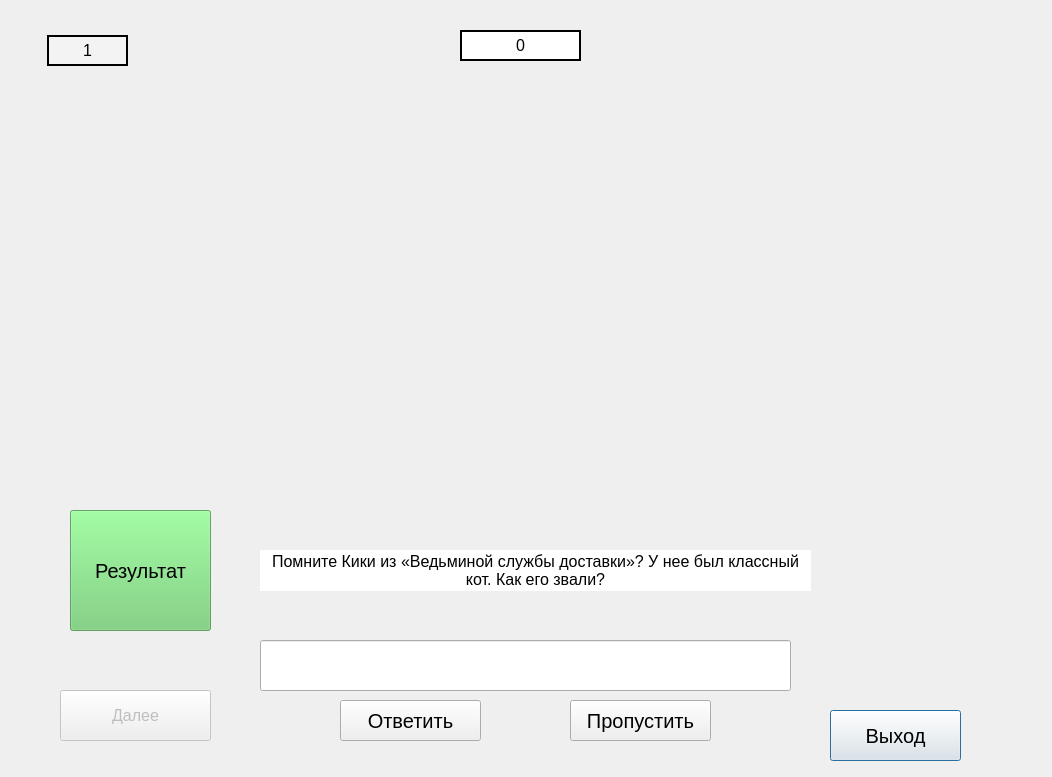
<?xml version="1.0" encoding="UTF-8"?>
<ui version="4.0">
 <class>SecondW</class>
 <widget class="QDialog" name="SecondW">
  <property name="geometry">
   <rect>
    <x>0</x>
    <y>0</y>
    <width>1052</width>
    <height>777</height>
   </rect>
  </property>
  <property name="windowTitle">
   <string>Dialog</string>
  </property>
  <widget class="QStackedWidget" name="stackedWidget">
   <property name="geometry">
    <rect>
     <x>160</x>
     <y>70</y>
     <width>751</width>
     <height>541</height>
    </rect>
   </property>
   <property name="currentIndex">
    <number>5</number>
   </property>
   <widget class="QWidget" name="page">
    <widget class="QLabel" name="image">
     <property name="geometry">
      <rect>
       <x>130</x>
       <y>20</y>
       <width>501</width>
       <height>441</height>
      </rect>
     </property>
     <property name="text">
      <string/>
     </property>
     <property name="pixmap">
      <pixmap resource="myPro.qrc">:/1.jpeg</pixmap>
     </property>
    </widget>
    <widget class="QLabel" name="question">
     <property name="geometry">
      <rect>
       <x>100</x>
       <y>480</y>
       <width>551</width>
       <height>41</height>
      </rect>
     </property>
     <property name="font">
      <font>
       <pointsize>12</pointsize>
      </font>
     </property>
     <property name="styleSheet">
      <string notr="true">background-color: rgb(255, 255, 255);</string>
     </property>
     <property name="frameShape">
      <enum>QFrame::Box</enum>
     </property>
     <property name="lineWidth">
      <number>2</number>
     </property>
     <property name="text">
      <string>У анимационной студии &quot;GHIBLI&quot; есть логотип. Кто на нем изображен?</string>
     </property>
     <property name="alignment">
      <set>Qt::AlignCenter</set>
     </property>
    </widget>
   </widget>
   <widget class="QWidget" name="page_2">
    <widget class="QLabel" name="image2">
     <property name="geometry">
      <rect>
       <x>140</x>
       <y>0</y>
       <width>471</width>
       <height>471</height>
      </rect>
     </property>
     <property name="text">
      <string/>
     </property>
     <property name="pixmap">
      <pixmap resource="myPro.qrc">:/castle.jpeg</pixmap>
     </property>
    </widget>
    <widget class="QLabel" name="question2">
     <property name="geometry">
      <rect>
       <x>100</x>
       <y>480</y>
       <width>551</width>
       <height>41</height>
      </rect>
     </property>
     <property name="font">
      <font>
       <pointsize>12</pointsize>
      </font>
     </property>
     <property name="styleSheet">
      <string notr="true">background-color: rgb(255, 255, 255);</string>
     </property>
     <property name="text">
      <string>Что стало прообразом ходячего замка Хаула?</string>
     </property>
     <property name="alignment">
      <set>Qt::AlignCenter</set>
     </property>
    </widget>
   </widget>
   <widget class="QWidget" name="page_3">
    <widget class="QLabel" name="image3">
     <property name="geometry">
      <rect>
       <x>130</x>
       <y>140</y>
       <width>501</width>
       <height>291</height>
      </rect>
     </property>
     <property name="text">
      <string/>
     </property>
     <property name="pixmap">
      <pixmap resource="myPro.qrc">:/totoro.jpeg</pixmap>
     </property>
    </widget>
    <widget class="QLabel" name="question3">
     <property name="geometry">
      <rect>
       <x>100</x>
       <y>480</y>
       <width>551</width>
       <height>41</height>
      </rect>
     </property>
     <property name="font">
      <font>
       <pointsize>12</pointsize>
      </font>
     </property>
     <property name="styleSheet">
      <string notr="true">background-color: rgb(255, 255, 255);</string>
     </property>
     <property name="text">
      <string>Хранителем чего было огромное мохнатое существо из &quot;Мой сосед - Тоторо&quot;?</string>
     </property>
     <property name="alignment">
      <set>Qt::AlignCenter</set>
     </property>
     <property name="wordWrap">
      <bool>true</bool>
     </property>
    </widget>
   </widget>
   <widget class="QWidget" name="page_4">
    <widget class="QLabel" name="image4">
     <property name="geometry">
      <rect>
       <x>130</x>
       <y>130</y>
       <width>501</width>
       <height>291</height>
      </rect>
     </property>
     <property name="text">
      <string/>
     </property>
     <property name="pixmap">
      <pixmap resource="myPro.qrc">:/mononoke.jpeg</pixmap>
     </property>
    </widget>
    <widget class="QLabel" name="question4">
     <property name="geometry">
      <rect>
       <x>100</x>
       <y>480</y>
       <width>551</width>
       <height>41</height>
      </rect>
     </property>
     <property name="font">
      <font>
       <pointsize>12</pointsize>
      </font>
     </property>
     <property name="styleSheet">
      <string notr="true">background-color: rgb(255, 255, 255);</string>
     </property>
     <property name="text">
      <string>Вспомните, сколько братьев-волков было у дикарки Сан?</string>
     </property>
     <property name="alignment">
      <set>Qt::AlignCenter</set>
     </property>
    </widget>
   </widget>
   <widget class="QWidget" name="page_5">
    <widget class="QLabel" name="question5">
     <property name="geometry">
      <rect>
       <x>100</x>
       <y>480</y>
       <width>551</width>
       <height>41</height>
      </rect>
     </property>
     <property name="font">
      <font>
       <pointsize>12</pointsize>
      </font>
     </property>
     <property name="styleSheet">
      <string notr="true">background-color: rgb(255, 255, 255);</string>
     </property>
     <property name="text">
      <string>В аниме «Навсикая из долины ветров» не было духов и призраков, но зато были гигантские насекомые. Как называли вот этих жуков?</string>
     </property>
     <property name="alignment">
      <set>Qt::AlignCenter</set>
     </property>
     <property name="wordWrap">
      <bool>true</bool>
     </property>
    </widget>
    <widget class="QLabel" name="image5">
     <property name="geometry">
      <rect>
       <x>130</x>
       <y>140</y>
       <width>501</width>
       <height>291</height>
      </rect>
     </property>
     <property name="text">
      <string/>
     </property>
     <property name="pixmap">
      <pixmap resource="myPro.qrc">:/bugs.jpeg</pixmap>
     </property>
    </widget>
   </widget>
   <widget class="QWidget" name="page_6">
    <widget class="QLabel" name="question6">
     <property name="geometry">
      <rect>
       <x>100</x>
       <y>480</y>
       <width>551</width>
       <height>41</height>
      </rect>
     </property>
     <property name="font">
      <font>
       <pointsize>12</pointsize>
      </font>
     </property>
     <property name="styleSheet">
      <string notr="true">background-color: rgb(255, 255, 255);</string>
     </property>
     <property name="lineWidth">
      <number>2</number>
     </property>
     <property name="text">
      <string>Помните Кики из «Ведьминой службы доставки»? У нее был классный кот. Как его звали?</string>
     </property>
     <property name="alignment">
      <set>Qt::AlignCenter</set>
     </property>
     <property name="wordWrap">
      <bool>true</bool>
     </property>
    </widget>
    <widget class="QLabel" name="image6">
     <property name="geometry">
      <rect>
       <x>130</x>
       <y>140</y>
       <width>501</width>
       <height>291</height>
      </rect>
     </property>
     <property name="text">
      <string/>
     </property>
     <property name="pixmap">
      <pixmap resource="myPro.qrc">:/witch.jpeg</pixmap>
     </property>
    </widget>
   </widget>
   <widget class="QWidget" name="page_7">
    <widget class="QLabel" name="question7">
     <property name="geometry">
      <rect>
       <x>100</x>
       <y>480</y>
       <width>551</width>
       <height>41</height>
      </rect>
     </property>
     <property name="font">
      <font>
       <pointsize>12</pointsize>
      </font>
     </property>
     <property name="styleSheet">
      <string notr="true">background-color: rgb(255, 255, 255);</string>
     </property>
     <property name="text">
      <string>Внимание: сложный вопрос! Реклама чего была на автобусе, в который врезалась Кики, только прибыв в чужой город на стажировку?</string>
     </property>
     <property name="alignment">
      <set>Qt::AlignCenter</set>
     </property>
     <property name="wordWrap">
      <bool>true</bool>
     </property>
    </widget>
    <widget class="QLabel" name="image7">
     <property name="geometry">
      <rect>
       <x>130</x>
       <y>140</y>
       <width>501</width>
       <height>291</height>
      </rect>
     </property>
     <property name="text">
      <string/>
     </property>
     <property name="pixmap">
      <pixmap resource="myPro.qrc">:/bus.jpeg</pixmap>
     </property>
    </widget>
   </widget>
   <widget class="QWidget" name="page_8">
    <widget class="QLabel" name="question8">
     <property name="geometry">
      <rect>
       <x>100</x>
       <y>480</y>
       <width>551</width>
       <height>41</height>
      </rect>
     </property>
     <property name="font">
      <font>
       <pointsize>12</pointsize>
      </font>
     </property>
     <property name="styleSheet">
      <string notr="true">background-color: rgb(255, 255, 255);</string>
     </property>
     <property name="text">
      <string>Кость какой рыбы натолкнула авиаконструктора Дзиро на идею, как сконструировать идеальное крыло для самолета?</string>
     </property>
     <property name="alignment">
      <set>Qt::AlignCenter</set>
     </property>
     <property name="wordWrap">
      <bool>true</bool>
     </property>
    </widget>
    <widget class="QLabel" name="image8">
     <property name="geometry">
      <rect>
       <x>130</x>
       <y>140</y>
       <width>501</width>
       <height>291</height>
      </rect>
     </property>
     <property name="text">
      <string/>
     </property>
     <property name="pixmap">
      <pixmap resource="myPro.qrc">:/fish.jpeg</pixmap>
     </property>
    </widget>
   </widget>
   <widget class="QWidget" name="page_9">
    <widget class="QLabel" name="question9">
     <property name="geometry">
      <rect>
       <x>100</x>
       <y>480</y>
       <width>551</width>
       <height>41</height>
      </rect>
     </property>
     <property name="font">
      <font>
       <pointsize>12</pointsize>
      </font>
     </property>
     <property name="styleSheet">
      <string notr="true">background-color: rgb(255, 255, 255);</string>
     </property>
     <property name="text">
      <string>А на какой по счету станции жила ведьма Дзиниба, сестра Юбабы?</string>
     </property>
     <property name="alignment">
      <set>Qt::AlignCenter</set>
     </property>
     <property name="wordWrap">
      <bool>true</bool>
     </property>
    </widget>
    <widget class="QLabel" name="image9">
     <property name="geometry">
      <rect>
       <x>130</x>
       <y>140</y>
       <width>501</width>
       <height>291</height>
      </rect>
     </property>
     <property name="text">
      <string/>
     </property>
     <property name="pixmap">
      <pixmap resource="myPro.qrc">:/twin.jpeg</pixmap>
     </property>
    </widget>
   </widget>
   <widget class="QWidget" name="page_10">
    <widget class="QLabel" name="question10">
     <property name="geometry">
      <rect>
       <x>100</x>
       <y>470</y>
       <width>541</width>
       <height>51</height>
      </rect>
     </property>
     <property name="font">
      <font>
       <pointsize>12</pointsize>
      </font>
     </property>
     <property name="styleSheet">
      <string notr="true">background-color: rgb(255, 255, 255);</string>
     </property>
     <property name="text">
      <string>Перейдем к «Небесному замку Лапута». Из чего изготовлен кулон Ситы?</string>
     </property>
     <property name="alignment">
      <set>Qt::AlignCenter</set>
     </property>
     <property name="wordWrap">
      <bool>true</bool>
     </property>
    </widget>
    <widget class="QLabel" name="image10">
     <property name="geometry">
      <rect>
       <x>120</x>
       <y>120</y>
       <width>501</width>
       <height>291</height>
      </rect>
     </property>
     <property name="text">
      <string/>
     </property>
     <property name="pixmap">
      <pixmap resource="myPro.qrc">:/stone.jpeg</pixmap>
     </property>
    </widget>
   </widget>
  </widget>
  <widget class="QPushButton" name="pushButton_2">
   <property name="geometry">
    <rect>
     <x>830</x>
     <y>710</y>
     <width>131</width>
     <height>51</height>
    </rect>
   </property>
   <property name="font">
    <font>
     <pointsize>15</pointsize>
    </font>
   </property>
   <property name="text">
    <string>Выход</string>
   </property>
  </widget>
  <widget class="QLabel" name="score">
   <property name="geometry">
    <rect>
     <x>47</x>
     <y>35</y>
     <width>81</width>
     <height>31</height>
    </rect>
   </property>
   <property name="font">
    <font>
     <family>Ubuntu</family>
     <pointsize>12</pointsize>
    </font>
   </property>
   <property name="styleSheet">
    <string notr="true">background-color: rgb(243, 243, 243);</string>
   </property>
   <property name="frameShape">
    <enum>QFrame::Box</enum>
   </property>
   <property name="lineWidth">
    <number>2</number>
   </property>
   <property name="text">
    <string>1</string>
   </property>
   <property name="alignment">
    <set>Qt::AlignCenter</set>
   </property>
  </widget>
  <widget class="QPushButton" name="passButton">
   <property name="geometry">
    <rect>
     <x>570</x>
     <y>700</y>
     <width>141</width>
     <height>41</height>
    </rect>
   </property>
   <property name="font">
    <font>
     <pointsize>15</pointsize>
    </font>
   </property>
   <property name="text">
    <string>Пропустить</string>
   </property>
  </widget>
  <widget class="QPushButton" name="answerButton">
   <property name="geometry">
    <rect>
     <x>340</x>
     <y>700</y>
     <width>141</width>
     <height>41</height>
    </rect>
   </property>
   <property name="font">
    <font>
     <pointsize>15</pointsize>
    </font>
   </property>
   <property name="text">
    <string>Ответить</string>
   </property>
  </widget>
  <widget class="QLabel" name="result">
   <property name="geometry">
    <rect>
     <x>290</x>
     <y>310</y>
     <width>501</width>
     <height>121</height>
    </rect>
   </property>
   <property name="font">
    <font>
     <pointsize>15</pointsize>
     <weight>75</weight>
     <bold>true</bold>
    </font>
   </property>
   <property name="lineWidth">
    <number>2</number>
   </property>
   <property name="text">
    <string/>
   </property>
   <property name="alignment">
    <set>Qt::AlignCenter</set>
   </property>
  </widget>
  <widget class="QLineEdit" name="lineEdit">
   <property name="geometry">
    <rect>
     <x>260</x>
     <y>640</y>
     <width>531</width>
     <height>51</height>
    </rect>
   </property>
   <property name="font">
    <font>
     <pointsize>12</pointsize>
    </font>
   </property>
  </widget>
  <widget class="QPushButton" name="pushButton">
   <property name="enabled">
    <bool>false</bool>
   </property>
   <property name="geometry">
    <rect>
     <x>60</x>
     <y>690</y>
     <width>151</width>
     <height>51</height>
    </rect>
   </property>
   <property name="font">
    <font>
     <pointsize>12</pointsize>
    </font>
   </property>
   <property name="text">
    <string>Далее</string>
   </property>
  </widget>
  <widget class="QPushButton" name="pushButton_3">
   <property name="enabled">
    <bool>true</bool>
   </property>
   <property name="geometry">
    <rect>
     <x>70</x>
     <y>510</y>
     <width>141</width>
     <height>121</height>
    </rect>
   </property>
   <property name="font">
    <font>
     <pointsize>15</pointsize>
    </font>
   </property>
   <property name="styleSheet">
    <string notr="true">background-color: rgba(108, 206, 110, 213);
color: rgb(0, 0, 0);
border-color: rgb(0, 0, 0);</string>
   </property>
   <property name="text">
    <string>Результат</string>
   </property>
  </widget>
  <widget class="QLabel" name="points">
   <property name="geometry">
    <rect>
     <x>460</x>
     <y>30</y>
     <width>121</width>
     <height>31</height>
    </rect>
   </property>
   <property name="font">
    <font>
     <pointsize>12</pointsize>
    </font>
   </property>
   <property name="styleSheet">
    <string notr="true">background-color: rgb(255, 255, 255);
border-color: rgb(0, 0, 0);</string>
   </property>
   <property name="frameShape">
    <enum>QFrame::Box</enum>
   </property>
   <property name="lineWidth">
    <number>2</number>
   </property>
   <property name="text">
    <string>0</string>
   </property>
   <property name="alignment">
    <set>Qt::AlignCenter</set>
   </property>
  </widget>
  <zorder>stackedWidget</zorder>
  <zorder>pushButton_2</zorder>
  <zorder>score</zorder>
  <zorder>passButton</zorder>
  <zorder>answerButton</zorder>
  <zorder>lineEdit</zorder>
  <zorder>result</zorder>
  <zorder>pushButton</zorder>
  <zorder>pushButton_3</zorder>
  <zorder>points</zorder>
 </widget>
 <resources>
  <include location="myPro.qrc"/>
 </resources>
 <connections/>
</ui>
